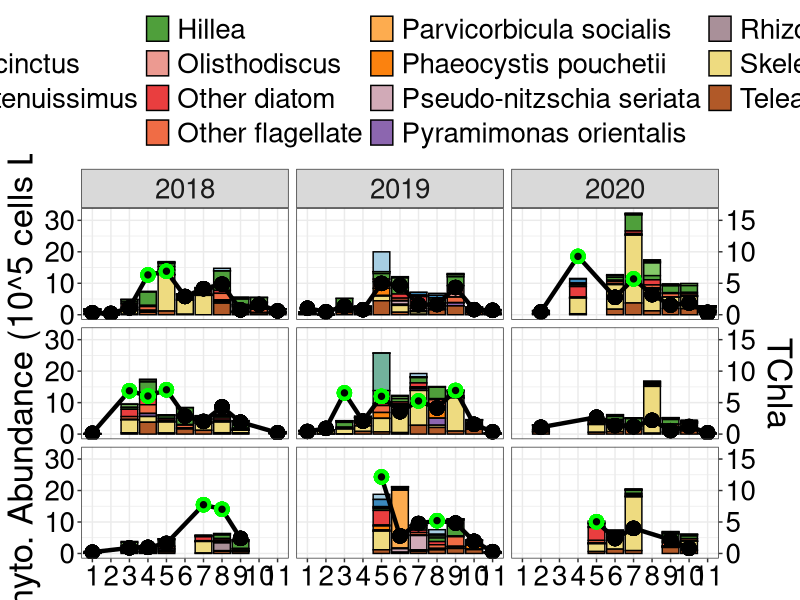
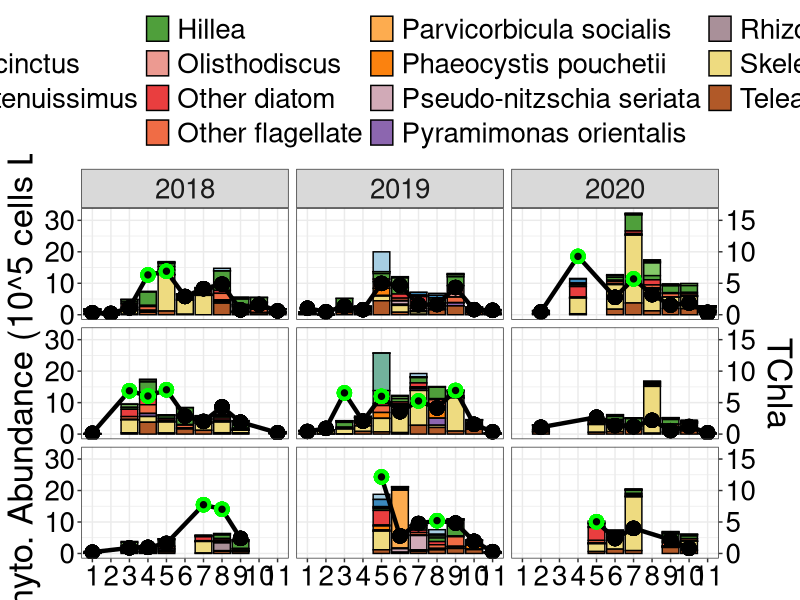

The R script that drew these images, in order: (Note: this script raises an error after producing the figures.)
## ---- chunk 1
#Upload packages
library(tidyverse)
library(readxl)
library(here)
library(patchwork)
library(RColorBrewer)
library(ggpubr)
library(broom)

## ---- chunk 2
#Upload data from my master data standardization sheet
micro <- read_csv(here("outputs", "micro_all_2022-11-25.csv")) 

#Uploading chl data that has been converted to TChla
chl <- read_csv(here("outputs", "tchla_calibration_2022-11-15.csv"))

## ---- chunk 3
#Remove QU39
micro <- micro %>% 
  filter(!site_id == "QU39")



## ---- chunk 4
#Add year column
micro <- micro %>% 
  mutate(year = lubridate::year(date),
         month = lubridate::month(date)) %>% 
  relocate(year, .after = date) %>% 
  relocate(month, .after = year)


test <- micro %>% 
  filter(site_id == "QCS01") %>% 
  distinct(date)


micro <- micro %>%  
  mutate(month_surv = lubridate::month(date),
         month_surv = case_when(date == "2019-08-29" ~ 9,
                                date == "2019-08-31" ~ 9,
                                date == "2019-11-27" ~ 12,
                             TRUE ~ as.numeric (month_surv)))
## ---- chunk 5
# Changing site_id to location 
micro <- micro %>% 
    mutate(location = case_when(site_id == "DFO2" ~ "F",
                              site_id == "KC10" ~ "C",
                              site_id == "QCS01" ~ "S",
                              TRUE ~ as.character(site_id))) %>% 
  relocate(location, .after = site_id)

chl <- chl %>% 
    mutate(location = case_when(site_id == "DFO2" ~ "F",
                              site_id == "KC10" ~ "C",
                              site_id == "QCS01" ~ "S",
                              TRUE ~ as.character(site_id))) %>% 
  relocate(location, .after = site_id)
## ---- chunk 6
micro_all <- micro 

#Order locations from fjord to shelf
order_loc <- c("F", "C", "S")

#Chemtax - Specify order of phyto groups for figures
micro_all <- arrange(mutate(micro_all,
                         location = factor(location, levels = order_loc)))

# micro_all <- micro_all %>%
#   filter(
#            !scientificName_accepted == "Cyanobacteria" &
#            !group == "Metazoa" &
#            !group == "Protozoa" &
#            !group == "Choanoflagellata" &
#            !group == "Ciliophora" &
#            !group == "Kinetoplastidea")



# micro_all <- micro_all %>%
#   filter(trophicStatus == "auto")

## ---- chunk 7
micro_all <- micro_all %>%
  group_by(date, location) %>%
  mutate(sum_count = sum(species_sum)) %>%
  ungroup() %>%
  mutate(perc = species_sum/sum_count)

micro_all <- micro_all %>%
  group_by(scientificName) %>%
  mutate(max = max(perc),
         max_abund = max(species_sum)) %>%
  ungroup()
## ---- chunk 8
#Looking at DFO2 2018 Other diatoms
dfo2 <- micro_all %>% 
  filter(site_id == "DFO2" & year == 2018 & (month == 4))
## ---- chunk 9
#Make a total diatom sum column for each date and then divide each species count by the total to derive a relative contribution
# micro_all <- micro_all %>% 
#   group_by(date, location) %>% 
#   mutate(sum_count = sum(species_sum)) %>% 
#   ungroup() %>% 
#   mutate(perc = species_sum/sum_count)

#Make a column showing the max contribution for each species
# micro_all <- micro_all %>% 
#   group_by(scientificName) %>% 
#   mutate(max = max(perc),
#          max_abund = max(species_sum)) %>% 
#   ungroup()
## ---- chunk 10
micro_all_gt10_perc <- micro_all %>% 
  mutate(scientificName2 = ifelse(max_abund < 200000 & group == "Bacillariophyta",
                                  "Other diatom", scientificName)) %>% 
  mutate(scientificName2 = ifelse(max_abund < 200000 & !group == "Bacillariophyta",
                                  "Other flagellate", scientificName2))
## ---- chunk 11
micro_all_gt10_perc2 <- micro_all_gt10_perc %>% 
  group_by(date, month_surv, location, scientificName2) %>% 
  summarise(species_sum = sum(species_sum)) %>% 
  ungroup()
## ---- chunk 12
micro_all_c <- micro_all_gt10_perc2  

colourCount_c = length(unique(micro_all_c$scientificName2))
getPalette_c = colorRampPalette(brewer.pal(12, "Paired"))
## ---- chunk 13
# micro %>% 
#   filter(scientificName == "Choanozoa") %>% 
#   ggplot(aes(x = date, y = species_sum, color = site_id)) +
#   geom_line()
# 
# test <- micro %>% 
#   filter(scientificName == "Parvicorbicula socialis")  
## ---- chunk 14
spec_dist <- micro_all_c %>% 
  distinct(scientificName2)
## ---- chunk 15
#25%
# spec_ord <- c("Biddulphiales", #
#               "Chaetoceros tenuissimus", #
#               "Pennales", #
#               "Pseudo-nitzschia seriata", #
#               "Rhizosolenia setigera", #
#               "Skeletonema marinoi", #
#               "Olisthodiscus", #
#               "Hillea", #
#               "Teleaulax", #
#               "Katodinium",
#               "Phaeocystis pouchetii", #
#               "Other diatom", #
#               "Other flagellate") #

#20%
# spec_ord <- c("Biddulphiales",
#               "Chaetoceros cinctus",
#               "Chaetoceros tenuissimus",
#               "Pseudo-nitzschia seriata",
#               "Rhizosolenia setigera",
#               "Skeletonema marinoi small",
#               "Skeletonema marinoi large",
#               "Olisthodiscus",
#               "Hillea",
#               "Teleaulax",
#               "Phaeocystis pouchetii",
#               "Pyramimonas orientalis",
#               "Other")

#10%
# spec_ord <- c("Biddulphiales",
#               "Chaetoceros cinctus",
#               "Chaetoceros tenuissimus",
#               "Pseudo-nitzschia",
#               
#               "Rhizosolenia setigera",
#               "Skeletonema marinoi large",
#               "Skeletonema marinoi small",
#               "Thalassiosira nordenskioeldii",
#               "Thalassiosira pacifica",
#               "Olisthodiscus",
#               "Hillea",
#               "Teleaulax",
#               "Pterosperma",
#               "Pyramimonas orientalis",
#               "Phaeocystis pouchetii")

# micro_all_c <- arrange(mutate(micro_all_c,
#                          scientificName2 = factor(scientificName2,
#                                                  levels = spec_ord)))
## ---- chunk 16
micro_all_chl <- micro_all_c %>% 
  left_join(chl)

# micro_all_chl <- arrange(mutate(micro_all_chl,
#                          location = factor(location, levels = order_loc)))
## ---- chunk 17
coeff <- 2

micro_all_chl %>%   
  mutate(year = lubridate::year(date)) %>% 
  ggplot() + 
  geom_bar(aes(x = as.factor(month_surv), y = species_sum/100000, 
           fill = scientificName2), stat = "identity", position = "stack",
           color = "black") +
  scale_fill_manual(values = getPalette_c(colourCount_c)) +
  geom_line(aes(x = month_surv, y = tchla*coeff), size = 1.5) +
  geom_point(aes(x = month_surv, y = tchla*coeff, 
                 color = ifelse(tchla < 5, "Fail", "Pass")), size = 2.5, pch = 21,
             stroke = 2, fill = "black") +
  scale_y_continuous(name = "Phyto. Abundance (10^5 cells L)",
                     sec.axis = sec_axis(~ . /coeff, name = "TChla")) +
  scale_color_manual(values = c("black", "green"))+
  facet_grid(location ~ year) +
  theme_bw() +
  theme(text = element_text(size = 25),
        axis.title.x = element_blank(),
        # axis.text.y = element_blank(),
        axis.text = element_text(colour = "black"),
        legend.position = "top",
        legend.direction = "horizontal",
        legend.title = element_blank(),
        strip.background.y = element_blank(),
        strip.text.y = element_blank()) +
  guides(fill = guide_legend(ncol = 4),
         color = "none")

ggsave(here("figures_species_timeseries", "compositions_all_25_perc_TEST.png"),
       width = 16, height = 10, dpi = 300)
## ---- chunk 18
test <- micro_all %>% 
  filter(location == "C" & month == 4 & year == 2020)
## ---- chunk 19
#I want to plot diversity rather than TChla here.

#Calculate diversity.

micro_div <- micro %>%
  # filter(group == "Bacillariophyta") %>% 
  select(date, site_id, scientificName, species_sum) %>% 
  pivot_wider(names_from = scientificName, values_from = species_sum) %>% 
  mutate_if(is.numeric, ~ replace_na(., 0))

div <- micro_div[,3:ncol(micro_div)]

div <- diversity(div, "shannon")

micro_meta <- micro_div[, 1:2]

div_full <- cbind(micro_meta, div)

micro_all_chl <- micro_all_chl %>% 
  left_join(div_full)
## ---- chunk 20
coeff <- 10

micro_all_chl %>%   
  mutate(year = lubridate::year(date)) %>% 
  ggplot() + 
  geom_bar(aes(x = as.factor(month_surv), y = species_sum/100000, 
           fill = scientificName2), stat = "identity", position = "stack",
           color = "black") +
  scale_fill_manual(values = getPalette_c(colourCount_c)) +
  geom_line(aes(x = month_surv, y = div*coeff), size = 1.5) +
  geom_point(aes(x = as.factor(month_surv), y = div*coeff), size = 2.5, pch = 21,
             stroke = 2, fill = "black") +
  scale_y_continuous(name = "Phyto. Abundance (10^5 cells L)",
                     sec.axis = sec_axis(~ . /coeff, name = "H'")) +
  scale_color_manual(values = c("black", "green"))+
  facet_grid(location ~ year) +
  theme_bw() +
  theme(text = element_text(size = 25),
        axis.title.x = element_blank(),
        # axis.text.y = element_blank(),
        axis.text = element_text(colour = "black"),
        legend.position = "top",
        legend.direction = "horizontal",
        legend.title = element_blank(),
        strip.background.y = element_blank(),
        strip.text.y = element_blank()) +
  guides(fill = guide_legend(ncol = 4),
         color = "none")

ggsave(here("figures_species_timeseries", "compositions_all_25_perc_diversity.png"),
       width = 16, height = 10, dpi = 300)
## ---- chunk 21
species_all <- micro %>% 
  filter(!group == "cyanobacteria") %>%
  distinct(scientificName)

species_met <- micro %>% 
  filter(group == "Metazoa") %>% 
  distinct(scientificName)

species_pro <- micro %>% 
  filter(group == "Protozoa") %>% 
  distinct(scientificName)

species_cil <- micro %>% 
  filter(group == "Ciliophora") %>% 
  distinct(scientificName)

species_kin <- micro %>% 
  filter(group == "Kinetoplastidea") %>% 
  distinct(scientificName)

# micro <- micro %>% 
#   filter(
#            !scientificName_accepted == "Cyanobacteria" &
#            !group == "Metazoa" &
#            !group == "Protozoa" &
#            !group == "Choanoflagellata" &
#            !group == "Ciliophora" &
#            !group == "Kinetoplastidea")
